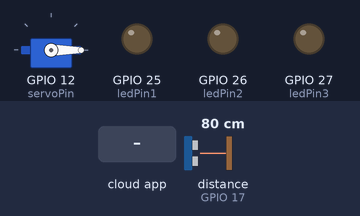
The sketch below on a simulated ESP32. On the bench: servo, output pins drawn as LEDs (lit = HIGH). Wiring (inferred from the names in the program): ultrasonic range finder: trigger GPIO 16; echo GPIO 17. The test bench sets the inputs (shaded band); at power-on: distance to the obstacle (sensor on GPIO 17) 80 cm. The echo pulse lasts 58.3 µs per cm; WiFi joins after 1.5 s; servers stay silent unless stated; the Firebase database answers and starts empty; pins used as bus, display or sensor lines are not drawn; what the sketch prints to the serial monitor is not drawn.

Above: at 3.4 s.
3.5 s: the phone or cloud app sets State to ON
At 4.3 s:
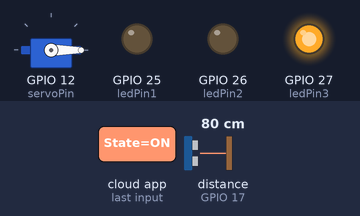
5.0 s: the phone or cloud app sets State to ON
At 6.3 s:
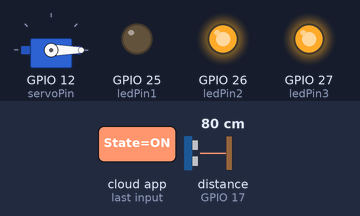
6.6 s: the phone or cloud app sets Angle to 1
At 7.9 s:
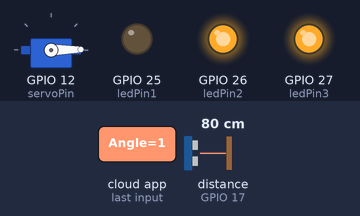
Timing chart, 0 to 9.6 s (numbered marks = the images above; inputs shaded):
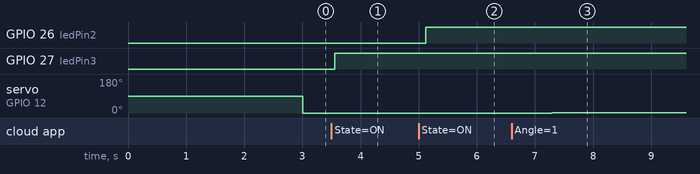

Measured:
- after the input at 3.5 s, GPIO 27 (ledPin3): LOW → HIGH after 0.06 s
- after the input at 5.0 s, GPIO 26 (ledPin2): LOW → HIGH after 0.12 s
- after the input at 6.6 s, servo on GPIO 12 (servoPin): 0° → 1° after 0.69 s

The sketch:

ESP32.ino
```cpp
#include <WiFi.h>
#include <IOXhop_FirebaseESP32.h>
#include <SoftwareSerial.h>
#include <ESP32Servo.h>

// Set these to run example.
#define FIREBASE_HOST "https://final-project-applicatio-d2f82-default-rtdb.europe-west1.firebasedatabase.app"
#define FIREBASE_AUTH "ehqbp3ieW9QyW7aJlqTu3t130qDAr8j1oQp37wch"
#define WIFI_SSID "Mete"
#define WIFI_PASSWORD "95896624"

const int Software_RX = 18;
const int Software_TX = 19;

const int ledPin1 = 25;
const int ledPin2 = 26;
const int ledPin3 = 27;
const int servoPin = 12;

const int trigPin = 16;
const int ecoPin = 17;

SoftwareSerial BT_HC06(Software_RX,Software_TX);
Servo servoMotor;

void setup() {
  Serial.begin(9600);
  BT_HC06.begin(9600);  // bt module start

  servoMotor.attach(servoPin);

  pinMode(ledPin1,OUTPUT);
  pinMode(ledPin2,OUTPUT);
  pinMode(ledPin3,OUTPUT);

  pinMode(trigPin, OUTPUT);
  pinMode(ecoPin, INPUT);

  // connect to wifi.
  WiFi.begin(WIFI_SSID, WIFI_PASSWORD);
  Serial.print("connecting");
  while (WiFi.status() != WL_CONNECTED) {
    Serial.print(".");
    delay(500);
  }
  Serial.println();
  Serial.print("connected: ");
  Serial.println(WiFi.localIP());

  Firebase.begin(FIREBASE_HOST, FIREBASE_AUTH);

  Firebase.setString("LED1/State", "OFF");
  Firebase.setString("LED2/State", "OFF");
  Firebase.setString("LED3/State", "OFF");
  Firebase.setInt("SERVO/Angle", 0);
  Firebase.setFloat("DISTANCE", 0);

}

void loop() {

 if(Firebase.getString("LED1/State") == "ON"){
   digitalWrite(ledPin1,HIGH);
 }
 else{
   digitalWrite(ledPin1,LOW);
 }

if(Firebase.getString("LED2/State") == "ON"){
  digitalWrite(ledPin2,HIGH);
}
else{
  digitalWrite(ledPin2,LOW);
}

if(Firebase.getString("LED3/State") == "ON"){
  digitalWrite(ledPin3,HIGH);
}
else{
  digitalWrite(ledPin3,LOW);
}

// Distance measure sensor
// Triggering
  digitalWrite(trigPin, LOW);
  delayMicroseconds(3);
  digitalWrite(trigPin, HIGH);
  delayMicroseconds(10);
  digitalWrite(trigPin, LOW);

  // Measure the duration
  unsigned long duration = pulseIn(ecoPin, HIGH);
  unsigned long distance = 0.0343*duration/2;

  Firebase.setFloat("DISTANCE", distance); // send distance sensor value to firebase DISTANCE key

  // send distance data to BT terminal
  BT_HC06.write("Distance: ");
  BT_HC06.print((distance));
  BT_HC06.write(" cm");
  BT_HC06.write("\n");


  Serial.print("Distance: ");
  Serial.println((distance));
  Serial.print("cm: ");


  // get servo angle value from db
  int servoAngle = Firebase.getInt("SERVO/Angle");
  servoMotor.write(servoAngle);

  delay(100);
}
```
